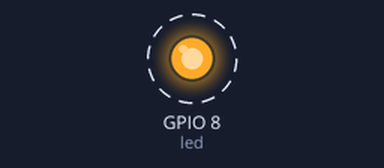
A program run on a simulated ESP32 board running MicroPython. On the bench: output pins drawn as LEDs (lit = HIGH). Dashed ring = blinking. What the program prints to the serial console is not drawn.

Above: at 0.5 s.
Timing chart, 0 to 4.6 s (numbered marks = the images above):
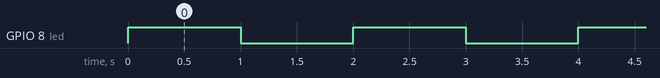

The program:

main.py
```python
# micropython script
# Mrinal
# led blinking script
import machine
import time

# object for led pin
led = machine.Pin(8,machine.Pin.OUT)

while True:
    try:
        led.value(not led.value())
        print("LED IS ON" if led.value() else "LED IS OFF")
        time.sleep(1)
    except KeyboardInterrupt:
        print("EXIT!!!")
        break
    
```

Measured:
- by itself, GPIO 8 (led): alternates HIGH for 1.0 s and LOW for 1.0 s
